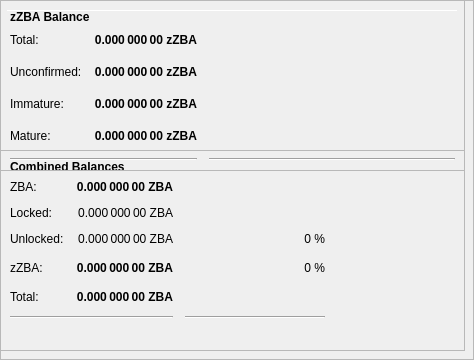
        <widget class="QFrame" name="frameObfuscation">
         <property name="minimumSize">
          <size>
           <width>0</width>
           <height>350</height>
          </size>
         </property>
         <property name="layoutDirection">
          <enum>Qt::LeftToRight</enum>
         </property>
         <property name="frameShape">
          <enum>QFrame::StyledPanel</enum>
         </property>
         <property name="frameShadow">
          <enum>QFrame::Raised</enum>
         </property>
         <widget class="QPushButton" name="runAutoDenom">
          <property name="geometry">
           <rect>
            <x>251</x>
            <y>17</y>
            <width>1</width>
            <height>1</height>
           </rect>
          </property>
          <property name="palette">
           <palette>
            <active>
             <colorrole role="WindowText">
              <brush brushstyle="SolidPattern">
               <color alpha="255">
                <red>0</red>
                <green>0</green>
                <blue>0</blue>
               </color>
              </brush>
             </colorrole>
             <colorrole role="Button">
              <brush brushstyle="SolidPattern">
               <color alpha="255">
                <red>239</red>
                <green>238</green>
                <blue>238</blue>
               </color>
              </brush>
             </colorrole>
             <colorrole role="Light">
              <brush brushstyle="SolidPattern">
               <color alpha="255">
                <red>255</red>
                <green>255</green>
                <blue>255</blue>
               </color>
              </brush>
             </colorrole>
             <colorrole role="Midlight">
              <brush brushstyle="SolidPattern">
               <color alpha="255">
                <red>247</red>
                <green>246</green>
                <blue>246</blue>
               </color>
              </brush>
             </colorrole>
             <colorrole role="Dark">
              <brush brushstyle="SolidPattern">
               <color alpha="255">
                <red>119</red>
                <green>119</green>
                <blue>119</blue>
               </color>
              </brush>
             </colorrole>
             <colorrole role="Mid">
              <brush brushstyle="SolidPattern">
               <color alpha="255">
                <red>159</red>
                <green>159</green>
                <blue>159</blue>
               </color>
              </brush>
             </colorrole>
             <colorrole role="Text">
              <brush brushstyle="SolidPattern">
               <color alpha="255">
                <red>0</red>
                <green>0</green>
                <blue>0</blue>
               </color>
              </brush>
             </colorrole>
             <colorrole role="BrightText">
              <brush brushstyle="SolidPattern">
               <color alpha="255">
                <red>255</red>
                <green>255</green>
                <blue>255</blue>
               </color>
              </brush>
             </colorrole>
             <colorrole role="ButtonText">
              <brush brushstyle="SolidPattern">
               <color alpha="255">
                <red>0</red>
                <green>0</green>
                <blue>0</blue>
               </color>
              </brush>
             </colorrole>
             <colorrole role="Base">
              <brush brushstyle="SolidPattern">
               <color alpha="255">
                <red>255</red>
                <green>255</green>
                <blue>255</blue>
               </color>
              </brush>
             </colorrole>
             <colorrole role="Window">
              <brush brushstyle="SolidPattern">
               <color alpha="255">
                <red>239</red>
                <green>238</green>
                <blue>238</blue>
               </color>
              </brush>
             </colorrole>
             <colorrole role="Shadow">
              <brush brushstyle="SolidPattern">
               <color alpha="255">
                <red>0</red>
                <green>0</green>
                <blue>0</blue>
               </color>
              </brush>
             </colorrole>
             <colorrole role="AlternateBase">
              <brush brushstyle="SolidPattern">
               <color alpha="255">
                <red>247</red>
                <green>246</green>
                <blue>246</blue>
               </color>
              </brush>
             </colorrole>
             <colorrole role="ToolTipBase">
              <brush brushstyle="SolidPattern">
               <color alpha="255">
                <red>255</red>
                <green>255</green>
                <blue>220</blue>
               </color>
              </brush>
             </colorrole>
             <colorrole role="ToolTipText">
              <brush brushstyle="SolidPattern">
               <color alpha="255">
                <red>0</red>
                <green>0</green>
                <blue>0</blue>
               </color>
              </brush>
             </colorrole>
            </active>
            <inactive>
             <colorrole role="WindowText">
              <brush brushstyle="SolidPattern">
               <color alpha="255">
                <red>0</red>
                <green>0</green>
                <blue>0</blue>
               </color>
              </brush>
             </colorrole>
             <colorrole role="Button">
              <brush brushstyle="SolidPattern">
               <color alpha="255">
                <red>239</red>
                <green>238</green>
                <blue>238</blue>
               </color>
              </brush>
             </colorrole>
             <colorrole role="Light">
              <brush brushstyle="SolidPattern">
               <color alpha="255">
                <red>255</red>
                <green>255</green>
                <blue>255</blue>
               </color>
              </brush>
             </colorrole>
             <colorrole role="Midlight">
              <brush brushstyle="SolidPattern">
               <color alpha="255">
                <red>247</red>
                <green>246</green>
                <blue>246</blue>
               </color>
              </brush>
             </colorrole>
             <colorrole role="Dark">
              <brush brushstyle="SolidPattern">
               <color alpha="255">
                <red>119</red>
                <green>119</green>
                <blue>119</blue>
               </color>
              </brush>
             </colorrole>
             <colorrole role="Mid">
              <brush brushstyle="SolidPattern">
               <color alpha="255">
                <red>159</red>
                <green>159</green>
                <blue>159</blue>
               </color>
              </brush>
             </colorrole>
             <colorrole role="Text">
              <brush brushstyle="SolidPattern">
               <color alpha="255">
                <red>0</red>
                <green>0</green>
                <blue>0</blue>
               </color>
              </brush>
             </colorrole>
             <colorrole role="BrightText">
              <brush brushstyle="SolidPattern">
               <color alpha="255">
                <red>255</red>
                <green>255</green>
                <blue>255</blue>
               </color>
              </brush>
             </colorrole>
             <colorrole role="ButtonText">
              <brush brushstyle="SolidPattern">
               <color alpha="255">
                <red>0</red>
                <green>0</green>
                <blue>0</blue>
               </color>
              </brush>
             </colorrole>
             <colorrole role="Base">
              <brush brushstyle="SolidPattern">
               <color alpha="255">
                <red>255</red>
                <green>255</green>
                <blue>255</blue>
               </color>
              </brush>
             </colorrole>
             <colorrole role="Window">
              <brush brushstyle="SolidPattern">
               <color alpha="255">
                <red>239</red>
                <green>238</green>
                <blue>238</blue>
               </color>
              </brush>
             </colorrole>
             <colorrole role="Shadow">
              <brush brushstyle="SolidPattern">
               <color alpha="255">
                <red>0</red>
                <green>0</green>
                <blue>0</blue>
               </color>
              </brush>
             </colorrole>
             <colorrole role="AlternateBase">
              <brush brushstyle="SolidPattern">
               <color alpha="255">
                <red>247</red>
                <green>246</green>
                <blue>246</blue>
               </color>
              </brush>
             </colorrole>
             <colorrole role="ToolTipBase">
              <brush brushstyle="SolidPattern">
               <color alpha="255">
                <red>255</red>
                <green>255</green>
                <blue>220</blue>
               </color>
              </brush>
             </colorrole>
             <colorrole role="ToolTipText">
              <brush brushstyle="SolidPattern">
               <color alpha="255">
                <red>0</red>
                <green>0</green>
                <blue>0</blue>
               </color>
              </brush>
             </colorrole>
            </inactive>
            <disabled>
             <colorrole role="WindowText">
              <brush brushstyle="SolidPattern">
               <color alpha="255">
                <red>119</red>
                <green>119</green>
                <blue>119</blue>
               </color>
              </brush>
             </colorrole>
             <colorrole role="Button">
              <brush brushstyle="SolidPattern">
               <color alpha="255">
                <red>239</red>
                <green>238</green>
                <blue>238</blue>
               </color>
              </brush>
             </colorrole>
             <colorrole role="Light">
              <brush brushstyle="SolidPattern">
               <color alpha="255">
                <red>255</red>
                <green>255</green>
                <blue>255</blue>
               </color>
              </brush>
             </colorrole>
             <colorrole role="Midlight">
              <brush brushstyle="SolidPattern">
               <color alpha="255">
                <red>247</red>
                <green>246</green>
                <blue>246</blue>
               </color>
              </brush>
             </colorrole>
             <colorrole role="Dark">
              <brush brushstyle="SolidPattern">
               <color alpha="255">
                <red>119</red>
                <green>119</green>
                <blue>119</blue>
               </color>
              </brush>
             </colorrole>
             <colorrole role="Mid">
              <brush brushstyle="SolidPattern">
               <color alpha="255">
                <red>159</red>
                <green>159</green>
                <blue>159</blue>
               </color>
              </brush>
             </colorrole>
             <colorrole role="Text">
              <brush brushstyle="SolidPattern">
               <color alpha="255">
                <red>119</red>
                <green>119</green>
                <blue>119</blue>
               </color>
              </brush>
             </colorrole>
             <colorrole role="BrightText">
              <brush brushstyle="SolidPattern">
               <color alpha="255">
                <red>255</red>
                <green>255</green>
                <blue>255</blue>
               </color>
              </brush>
             </colorrole>
             <colorrole role="ButtonText">
              <brush brushstyle="SolidPattern">
               <color alpha="255">
                <red>119</red>
                <green>119</green>
                <blue>119</blue>
               </color>
              </brush>
             </colorrole>
             <colorrole role="Base">
              <brush brushstyle="SolidPattern">
               <color alpha="255">
                <red>239</red>
                <green>238</green>
                <blue>238</blue>
               </color>
              </brush>
             </colorrole>
             <colorrole role="Window">
              <brush brushstyle="SolidPattern">
               <color alpha="255">
                <red>239</red>
                <green>238</green>
                <blue>238</blue>
               </color>
              </brush>
             </colorrole>
             <colorrole role="Shadow">
              <brush brushstyle="SolidPattern">
               <color alpha="255">
                <red>0</red>
                <green>0</green>
                <blue>0</blue>
               </color>
              </brush>
             </colorrole>
             <colorrole role="AlternateBase">
              <brush brushstyle="SolidPattern">
               <color alpha="255">
                <red>239</red>
                <green>238</green>
                <blue>238</blue>
               </color>
              </brush>
             </colorrole>
             <colorrole role="ToolTipBase">
              <brush brushstyle="SolidPattern">
               <color alpha="255">
                <red>255</red>
                <green>255</green>
                <blue>220</blue>
               </color>
              </brush>
             </colorrole>
             <colorrole role="ToolTipText">
              <brush brushstyle="SolidPattern">
               <color alpha="255">
                <red>0</red>
                <green>0</green>
                <blue>0</blue>
               </color>
              </brush>
             </colorrole>
            </disabled>
           </palette>
          </property>
          <property name="focusPolicy">
           <enum>Qt::NoFocus</enum>
          </property>
          <property name="autoFillBackground">
           <bool>true</bool>
          </property>
          <property name="text">
           <string/>
          </property>
          <property name="flat">
           <bool>true</bool>
          </property>
         </widget>
         <widget class="Line" name="line">
          <property name="geometry">
           <rect>
            <x>7</x>
            <y>10</y>
            <width>451</width>
            <height>1</height>
           </rect>
          </property>
          <property name="orientation">
           <enum>Qt::Horizontal</enum>
          </property>
         </widget>
         <widget class="QFrame" name="frame_3">
          <property name="geometry">
           <rect>
            <x>0</x>
            <y>150</y>
            <width>465</width>
            <height>201</height>
           </rect>
          </property>
          <property name="frameShape">
           <enum>QFrame::StyledPanel</enum>
          </property>
          <property name="frameShadow">
           <enum>QFrame::Raised</enum>
          </property>
          <layout class="QVBoxLayout" name="verticalLayout_5">
           <item>
            <layout class="QHBoxLayout" name="horizontalLayout_5" stretch="0">
             <item>
              <widget class="QLabel" name="label_5z">
               <property name="maximumSize">
                <size>
                 <width>16777215</width>
                 <height>20</height>
                </size>
               </property>
               <property name="font">
                <font>
                 <weight>75</weight>
                 <bold>true</bold>
                </font>
               </property>
               <property name="toolTip">
                <string>Combined Balances (including unconfirmed and immature coins)</string>
               </property>
               <property name="text">
                <string>&lt;html&gt;&lt;head/&gt;&lt;body&gt;&lt;p&gt;Combined Balances&lt;/p&gt;&lt;/body&gt;&lt;/html&gt;</string>
               </property>
              </widget>
             </item>
            </layout>
           </item>
           <item>
            <layout class="QGridLayout" name="gridLayout_3">
             <property name="spacing">
              <number>12</number>
             </property>
             <item row="7" column="0" colspan="2">
              <widget class="Line" name="lineSpendableBalance_3">
               <property name="orientation">
                <enum>Qt::Horizontal</enum>
               </property>
              </widget>
             </item>
             <item row="7" column="2">
              <widget class="Line" name="lineWatchBalance_3">
               <property name="sizePolicy">
                <sizepolicy hsizetype="Preferred" vsizetype="Fixed">
                 <horstretch>0</horstretch>
                 <verstretch>0</verstretch>
                </sizepolicy>
               </property>
               <property name="minimumSize">
                <size>
                 <width>140</width>
                 <height>0</height>
                </size>
               </property>
               <property name="orientation">
                <enum>Qt::Horizontal</enum>
               </property>
              </widget>
             </item>
             <item row="4" column="1">
              <widget class="QLabel" name="labelzBalancez">
               <property name="font">
                <font>
                 <weight>75</weight>
                 <bold>true</bold>
                </font>
               </property>
               <property name="cursor">
                <cursorShape>IBeamCursor</cursorShape>
               </property>
               <property name="toolTip">
                <string>Total of transactions that have yet to be confirmed, and do not yet count toward the spendable balance</string>
               </property>
               <property name="text">
                <string notr="true">0.000 000 00 ZBA</string>
               </property>
               <property name="alignment">
                <set>Qt::AlignRight|Qt::AlignTrailing|Qt::AlignVCenter</set>
               </property>
               <property name="textInteractionFlags">
                <set>Qt::LinksAccessibleByMouse|Qt::TextSelectableByKeyboard|Qt::TextSelectableByMouse</set>
               </property>
              </widget>
             </item>
             <item row="6" column="1">
              <widget class="QLabel" name="labelTotalz">
               <property name="font">
                <font>
                 <weight>75</weight>
                 <bold>true</bold>
                </font>
               </property>
               <property name="cursor">
                <cursorShape>IBeamCursor</cursorShape>
               </property>
               <property name="toolTip">
                <string>Total Balance, including unconfirmed and immature coins.</string>
               </property>
               <property name="text">
                <string notr="true">0.000 000 00 ZBA</string>
               </property>
               <property name="alignment">
                <set>Qt::AlignRight|Qt::AlignTrailing|Qt::AlignVCenter</set>
               </property>
               <property name="textInteractionFlags">
                <set>Qt::LinksAccessibleByMouse|Qt::TextSelectableByKeyboard|Qt::TextSelectableByMouse</set>
               </property>
              </widget>
             </item>
             <item row="4" column="3">
              <spacer name="horizontalSpacer_6">
               <property name="orientation">
                <enum>Qt::Horizontal</enum>
               </property>
               <property name="sizeHint" stdset="0">
                <size>
                 <width>40</width>
                 <height>20</height>
                </size>
               </property>
              </spacer>
             </item>
             <item row="6" column="0">
              <widget class="QLabel" name="labelTotalTextz">
               <property name="text">
                <string>Total:</string>
               </property>
              </widget>
             </item>
             <item row="1" column="0">
              <widget class="QLabel" name="labelBalanceTextz">
               <property name="text">
                <string>ZBA:</string>
               </property>
              </widget>
             </item>
             <item row="1" column="1">
              <widget class="QLabel" name="labelBalancez">
               <property name="font">
                <font>
                 <weight>75</weight>
                 <bold>true</bold>
                </font>
               </property>
               <property name="cursor">
                <cursorShape>IBeamCursor</cursorShape>
               </property>
               <property name="toolTip">
                <string>Your current spendable balance</string>
               </property>
               <property name="text">
                <string notr="true">0.000 000 00 ZBA</string>
               </property>
               <property name="alignment">
                <set>Qt::AlignRight|Qt::AlignTrailing|Qt::AlignVCenter</set>
               </property>
               <property name="textInteractionFlags">
                <set>Qt::LinksAccessibleByMouse|Qt::TextSelectableByKeyboard|Qt::TextSelectableByMouse</set>
               </property>
              </widget>
             </item>
             <item row="4" column="0">
              <widget class="QLabel" name="labelzBalanceTextz">
               <property name="toolTip">
                <string/>
               </property>
               <property name="text">
                <string>zZBA:</string>
               </property>
              </widget>
             </item>
             <item row="4" column="2">
              <widget class="QLabel" name="labelzZBAPercent">
               <property name="toolTip">
                <string>Current percentage of zZBA.
If AutoMint is enabled this percentage will settle around the configured AutoMint percentage (default = 10%)</string>
               </property>
               <property name="text">
                <string>0 %</string>
               </property>
               <property name="alignment">
                <set>Qt::AlignRight|Qt::AlignTrailing|Qt::AlignVCenter</set>
               </property>
              </widget>
             </item>
             <item row="6" column="2">
              <widget class="QLabel" name="label100Percent">
               <property name="text">
                <string/>
               </property>
               <property name="alignment">
                <set>Qt::AlignRight|Qt::AlignTrailing|Qt::AlignVCenter</set>
               </property>
              </widget>
             </item>
             <item row="2" column="1">
              <widget class="QLabel" name="labelLockedBalance">
               <property name="toolTip">
                <string>Locked ZBA or Masternode collaterals. These are excluded from zZBA minting.</string>
               </property>
               <property name="text">
                <string>0.000 000 00 ZBA</string>
               </property>
               <property name="alignment">
                <set>Qt::AlignRight|Qt::AlignTrailing|Qt::AlignVCenter</set>
               </property>
              </widget>
             </item>
             <item row="2" column="0">
              <widget class="QLabel" name="labelLockedBalanceText">
               <property name="toolTip">
                <string>Locked ZBA or Masternode collaterals. These are excluded from zZBA minting.</string>
               </property>
               <property name="text">
                <string>Locked:</string>
               </property>
              </widget>
             </item>
             <item row="3" column="0">
              <widget class="QLabel" name="labelUnLockedBalanceText">
               <property name="toolTip">
                <string>Unlocked ZBAs. These can be used for zZBA minting.</string>
               </property>
               <property name="text">
                <string>Unlocked:</string>
               </property>
              </widget>
             </item>
             <item row="3" column="1">
              <widget class="QLabel" name="labelUnLockedBalance">
               <property name="toolTip">
                <string>Unlocked ZBAs. These can be used for zZBA minting.</string>
               </property>
               <property name="text">
                <string>0.000 000 00 ZBA</string>
               </property>
               <property name="alignment">
                <set>Qt::AlignRight|Qt::AlignTrailing|Qt::AlignVCenter</set>
               </property>
              </widget>
             </item>
             <item row="3" column="2">
              <widget class="QLabel" name="labelZBAPercent">
               <property name="text">
                <string>0 %</string>
               </property>
               <property name="alignment">
                <set>Qt::AlignRight|Qt::AlignTrailing|Qt::AlignVCenter</set>
               </property>
              </widget>
             </item>
            </layout>
           </item>
           <item>
            <spacer name="verticalSpacer">
             <property name="orientation">
              <enum>Qt::Vertical</enum>
             </property>
             <property name="sizeHint" stdset="0">
              <size>
               <width>20</width>
               <height>40</height>
              </size>
             </property>
            </spacer>
           </item>
          </layout>
         </widget>
         <widget class="QFrame" name="frame_4">
          <property name="geometry">
           <rect>
            <x>0</x>
            <y>0</y>
            <width>465</width>
            <height>171</height>
           </rect>
          </property>
          <property name="frameShape">
           <enum>QFrame::StyledPanel</enum>
          </property>
          <property name="frameShadow">
           <enum>QFrame::Raised</enum>
          </property>
          <layout class="QVBoxLayout" name="verticalLayout_7">
           <item>
            <layout class="QHBoxLayout" name="horizontalLayout_8" stretch="0">
             <item>
              <widget class="QLabel" name="label_5z_3">
               <property name="maximumSize">
                <size>
                 <width>16777215</width>
                 <height>20</height>
                </size>
               </property>
               <property name="font">
                <font>
                 <weight>75</weight>
                 <bold>true</bold>
                </font>
               </property>
               <property name="text">
                <string>zZBA Balance</string>
               </property>
              </widget>
             </item>
            </layout>
           </item>
           <item>
            <layout class="QGridLayout" name="gridLayout_5">
             <property name="spacing">
              <number>12</number>
             </property>
             <item row="4" column="0">
              <widget class="QLabel" name="labelzBalanceMatureText">
               <property name="toolTip">
                <string>Mature: more than 20 confirmation and more than 1 mints of the same denomination after it was minted.
These zZBA are spendable.</string>
               </property>
               <property name="text">
                <string>Mature:</string>
               </property>
              </widget>
             </item>
             <item row="5" column="0" colspan="2">
              <widget class="Line" name="lineSpendableBalance_5">
               <property name="orientation">
                <enum>Qt::Horizontal</enum>
               </property>
              </widget>
             </item>
             <item row="1" column="1">
              <widget class="QLabel" name="labelzBalance">
               <property name="font">
                <font>
                 <weight>75</weight>
                 <bold>true</bold>
                </font>
               </property>
               <property name="cursor">
                <cursorShape>IBeamCursor</cursorShape>
               </property>
               <property name="toolTip">
                <string>All available zZBA, unconfirmed and immature zZBA included.</string>
               </property>
               <property name="text">
                <string notr="true">0.000 000 00 zZBA</string>
               </property>
               <property name="alignment">
                <set>Qt::AlignRight|Qt::AlignTrailing|Qt::AlignVCenter</set>
               </property>
               <property name="textInteractionFlags">
                <set>Qt::LinksAccessibleByMouse|Qt::TextSelectableByKeyboard|Qt::TextSelectableByMouse</set>
               </property>
              </widget>
             </item>
             <item row="5" column="2">
              <widget class="Line" name="lineWatchBalance_5">
               <property name="sizePolicy">
                <sizepolicy hsizetype="Preferred" vsizetype="Fixed">
                 <horstretch>0</horstretch>
                 <verstretch>0</verstretch>
                </sizepolicy>
               </property>
               <property name="minimumSize">
                <size>
                 <width>140</width>
                 <height>0</height>
                </size>
               </property>
               <property name="orientation">
                <enum>Qt::Horizontal</enum>
               </property>
              </widget>
             </item>
             <item row="1" column="0">
              <widget class="QLabel" name="labelzBalanceText">
               <property name="toolTip">
                <string>All available zZBA, unconfirmed and immature zZBA included.</string>
               </property>
               <property name="text">
                <string>Total:</string>
               </property>
              </widget>
             </item>
             <item row="1" column="2">
              <spacer name="horizontalSpacer_8">
               <property name="orientation">
                <enum>Qt::Horizontal</enum>
               </property>
               <property name="sizeHint" stdset="0">
                <size>
                 <width>40</width>
                 <height>20</height>
                </size>
               </property>
              </spacer>
             </item>
             <item row="4" column="2">
              <spacer name="horizontalSpacer_4">
               <property name="orientation">
                <enum>Qt::Horizontal</enum>
               </property>
               <property name="sizeHint" stdset="0">
                <size>
                 <width>40</width>
                 <height>20</height>
                </size>
               </property>
              </spacer>
             </item>
             <item row="4" column="1">
              <widget class="QLabel" name="labelzBalanceMature">
               <property name="font">
                <font>
                 <weight>75</weight>
                 <bold>true</bold>
                </font>
               </property>
               <property name="toolTip">
                <string>Mature: more than 20 confirmation and more than 1 mints of the same denomination after it was minted.
These zZBA are spendable.</string>
               </property>
               <property name="text">
                <string>0.000 000 00 zZBA</string>
               </property>
               <property name="alignment">
                <set>Qt::AlignRight|Qt::AlignTrailing|Qt::AlignVCenter</set>
               </property>
              </widget>
             </item>
             <item row="2" column="0">
              <widget class="QLabel" name="labelzBalanceUnconfirmedText">
               <property name="toolTip">
                <string>Unconfirmed: less than 20 confirmations
Immature: confirmed, but less than 1 mints of the same denomination after it was minted</string>
               </property>
               <property name="text">
                <string>Unconfirmed:</string>
               </property>
              </widget>
             </item>
             <item row="2" column="1">
              <widget class="QLabel" name="labelzBalanceUnconfirmed">
               <property name="font">
                <font>
                 <weight>75</weight>
                 <bold>true</bold>
                </font>
               </property>
               <property name="toolTip">
                <string>Unconfirmed: less than 20 confirmations
Immature: confirmed, but less than 1 mints of the same denomination after it was minted</string>
               </property>
               <property name="text">
                <string>0.000 000 00 zZBA</string>
               </property>
               <property name="alignment">
                <set>Qt::AlignRight|Qt::AlignTrailing|Qt::AlignVCenter</set>
               </property>
              </widget>
             </item>
             <item row="2" column="2">
              <spacer name="horizontalSpacer_5">
               <property name="orientation">
                <enum>Qt::Horizontal</enum>
               </property>
               <property name="sizeHint" stdset="0">
                <size>
                 <width>40</width>
                 <height>20</height>
                </size>
               </property>
              </spacer>
             </item>
             <item row="3" column="0">
              <widget class="QLabel" name="labelzBalanceImmatureText">
               <property name="toolTip">
                <string>Unconfirmed: less than 20 confirmations
Immature: confirmed, but less than 1 mints of the same denomination after it was minted</string>
               </property>
               <property name="text">
                <string>Immature:</string>
               </property>
              </widget>
             </item>
             <item row="3" column="1">
              <widget class="QLabel" name="labelzBalanceImmature">
               <property name="font">
                <font>
                 <weight>75</weight>
                 <bold>true</bold>
                </font>
               </property>
               <property name="toolTip">
                <string>Unconfirmed: less than 20 confirmations
Immature: confirmed, but less than 1 mints of the same denomination after it was minted</string>
               </property>
               <property name="text">
                <string>0.000 000 00 zZBA</string>
               </property>
               <property name="alignment">
                <set>Qt::AlignRight|Qt::AlignTrailing|Qt::AlignVCenter</set>
               </property>
              </widget>
             </item>
             <item row="3" column="2">
              <spacer name="horizontalSpacer_7">
               <property name="orientation">
                <enum>Qt::Horizontal</enum>
               </property>
               <property name="sizeHint" stdset="0">
                <size>
                 <width>40</width>
                 <height>20</height>
                </size>
               </property>
              </spacer>
             </item>
            </layout>
           </item>
          </layout>
         </widget>
        </widget>
